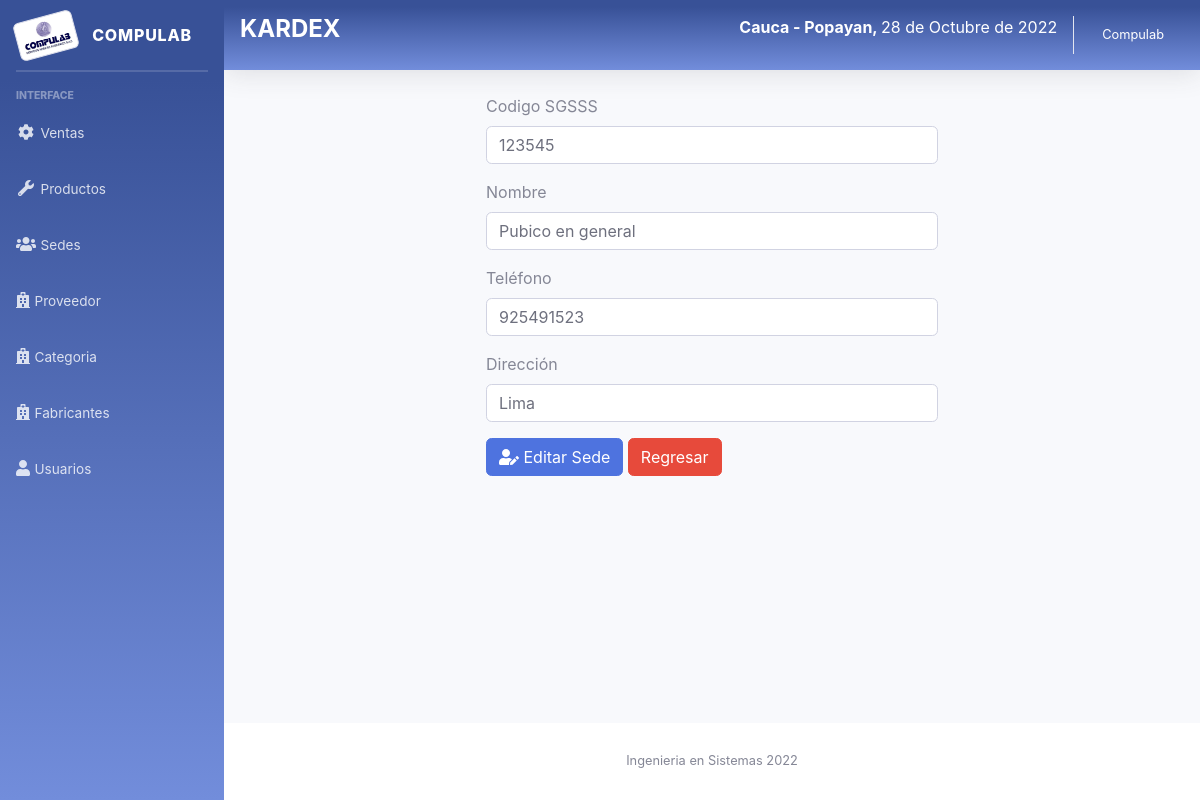
The page /sistema/editar_cliente.php?id=1 (signed in) on the database its author committed.
### tables this page shows
CREATE TABLE `cliente` (
  `idcliente` int(11) NOT NULL,
  `dni` int(8) NOT NULL,
  `nombre` varchar(100) NOT NULL,
  `telefono` int(15) NOT NULL,
  `direccion` varchar(200) NOT NULL,
  `usuario_id` int(11) NOT NULL
);

### sistema/editar_cliente.php (the view, shortened to what this page needs)
<?php include_once "includes/header.php";
include "../conexion.php";
$idcliente = $_REQUEST['id'];
$sql = mysqli_query($conexion, "SELECT * FROM cliente WHERE idcliente = $idcliente");
$result_sql = mysqli_num_rows($sql);
if ($result_sql == 0) {
  header("Location: lista_cliente.php");
} else {
  while ($data = mysqli_fetch_array($sql)) {
    $dni = $data['dni'];
    $nombre = $data['nombre'];
    $telefono = $data['telefono'];
    $direccion = $data['direccion'];
  }
}
?>
        <div class="container-fluid">
          <div class="row">
            <div class="col-lg-6 m-auto">
              <form class="" action="" method="post">
                <div class="form-group">
                  <label for="dni">Codigo SGSSS</label>
                  <input type="number" placeholder="Ingrese dni" name="dni" id="dni" class="form-control" value="<?php echo $dni; ?>">
                </div>
                <div class="form-group">
                  <label for="nombre">Nombre</label>
                  <input type="text" placeholder="Ingrese Nombre" name="nombre" class="form-control" id="nombre" value="<?php echo $nombre; ?>">
                </div>
                <div class="form-group">
                  <label for="telefono">Teléfono</label>
                  <input type="number" placeholder="Ingrese Teléfono" name="telefono" class="form-control" id="telefono" value="<?php echo $telefono; ?>">
                </div>
                <div class="form-group">
                  <label for="direccion">Dirección</label>
                  <input type="text" placeholder="Ingrese Direccion" name="direccion" class="form-control" id="direccion" value="<?php echo $direccion; ?>">
                </div>
                <button type="submit" class="btn btn-primary"><i class="fas fa-user-edit"></i> Editar Sede</button>
                <a href="lista_cliente.php" class="btn btn-danger">Regresar</a>
              </form>
            </div>
          </div>
        </div>
      </div>
      <?php include_once "includes/footer.php"; ?>

### rows shown on the page
cliente: dni "123545", nombre "Pubico en general", telefono "925491523", direccion "Lima"

### other values the page prints
fechaPeru() "28 de Octubre de 2022"
$_SESSION['nombre'] "Compulab"
